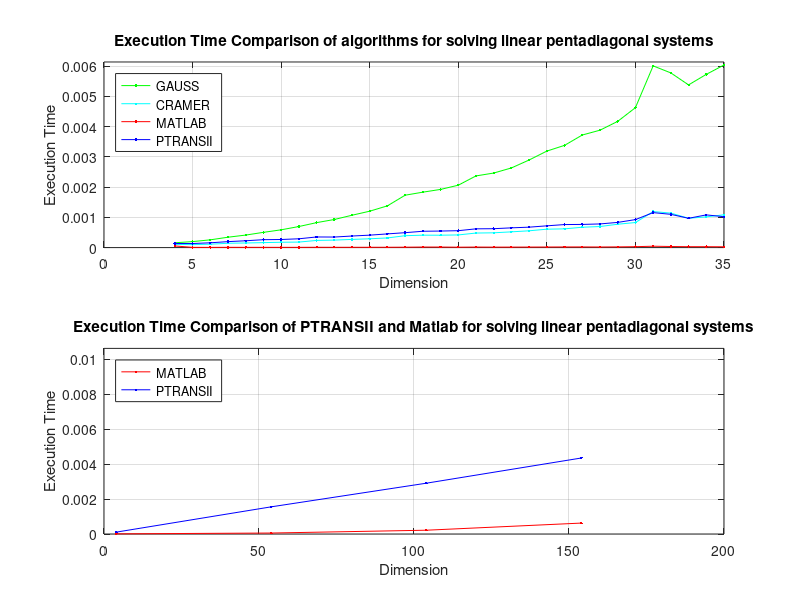

Reproduce this figure in MATLAB.
function erg1_18
clc;
n1=35;
n2=200;

fprintf("\nIMPLEMENTATION OF THE FIRST STUDY EXPERIMENT TO SOLVE RANDOM PENTADIAGONAL LINEAR SYSTEMS...\n");
t_start1=tic;
Np=4:n1;
[~,cols]=size(Np);

sum_tM=zeros(1,cols); avg_tM=zeros(1,cols);
sum_tG=zeros(1,cols); avg_tG=zeros(1,cols);
sum_tC=zeros(1,cols); avg_tC=zeros(1,cols);
sum_tP=zeros(1,cols); avg_tP=zeros(1,cols);

for n=4:n1
   k=n-3;
for l=1:10


e = round(10*rand(1,n-2))+1;
c = round(10*rand(1,n-1))+1;
d = round(10*rand(1,n))+1;
a = round(10*rand(1,n-1))+1;
b = round(10*rand(1,n-2))+1;

p=pentadiagonal(e,c,d,a,b);

y = round(100*rand(1,n)) + 1;

z = y';

tic;xM=(p\z)'; tM=toc;
sum_tM(k)= sum_tM(k)+tM;

tic;xP=PTRANSII(n,e,c,d,a,b,y); tP=toc;
sum_tP(k)= sum_tP(k)+tP;

tic;xC=cramer(p,z)'; tC=toc;
sum_tC(k)= sum_tC(k)+tC;

tic;xG= gaussianElimination(p,z)'; tG=toc;
sum_tG(k)= sum_tG(k)+tG;

end

avg_tM(k)=sum_tM(k)/l;
avg_tP(k)=sum_tP(k)/l;
avg_tC(k)=sum_tC(k)/l;
avg_tG(k)=sum_tG(k)/l;

% fprintf("\nDIMENSION %d\n",n); //If uncommented, the average execution time is printed for every dimension 
% fprintf("THE AVERAGE RESOLUTION TIME OF THE 5-DIAG SYSTEM WITH GAUSSIAN ELIMINATION IS:  %12.10f\n", avg_tG(k));
% fprintf("THE AVERAGE RESOLUTION TIME OF THE 5-DIAG SYSTEM WITH CRAMER IS:  %12.10f\n", avg_tC(k));
% fprintf("THE AVERAGE RESOLUTION TIME OF THE 5-DIAG SYSTEM WITH MATLAB IS:  %12.10f\n", avg_tM(k));
% fprintf("THE AVERAGE RESOLUTION TIME OF THE 5-DIAG SYSTEM WITH PTRANSII IS:  %12.10f\n", avg_tP(k));

end
t1=toc(t_start1);
subplot(2,1,1);
plot(Np,avg_tG,'g.-');hold on; grid on;
plot(Np,avg_tC,'c.-');
plot(Np,avg_tM,'r.-');
plot(Np,avg_tP,'b.-');
axis([0,n1,0,avg_tG(k)+10^-4]);

title('Execution Time Comparison of algorithms for solving linear pentadiagonal systems');
xlabel('Dimension');
ylabel('Execution Time');
legend('GAUSS', 'CRAMER', 'MATLAB', 'PTRANSII','Location','northwest');
hold off;
fprintf("\nTHE IMPLEMENTATION OF THE FIRST STUDY EXPERIMENT IS FINISHED AND THE RESULTS CAN BE SEEN IN THE FIGURE.\n");
fprintf("Execution Time of the first experiment: %12.10f\n",t1);
pause(1);
fprintf("\nIMPLEMENTATION OF THE SECOND STUDY EXPERIMENT TO SOLVE RANDOM PENTADIAGONAL LINEAR SYSTEMS...\n");

Np=4:50:n2;
[~,cols]=size(Np);
sum2_tM=zeros(1,cols); avg2_tM=zeros(1,cols);
sum2_tP=zeros(1,cols); avg2_tP=zeros(1,cols);

t_start2=tic;
for n=4:50:n2
    q=((n-4)/50)+1;
for l=1:10

e = round(10*rand(1,n-2))+1;
c = round(10*rand(1,n-1))+1;
d = round(10*rand(1,n))+1;
a = round(10*rand(1,n-1))+1;
b = round(10*rand(1,n-2))+1;

p=pentadiagonal(e,c,d,a,b);

y = round(100*rand(1,n)) + 1;

z=y';

tic;xM=(p\z)'; tM=toc;
sum2_tM(q)= sum2_tM(q)+tM;

tic;xP=PTRANSII(n,e,c,d,a,b,y); tP=toc;
sum2_tP(q)= sum2_tP(q)+tP;
%xN=norm(xM-xP); disp("xN= "+xN);

end

avg2_tM(q)=sum2_tM(q)/l;
avg2_tP(q)=sum2_tP(q)/l;

% fprintf("\nDIMENSION: %d\n",n); //If uncommented, the average execution time is printed for every dimension 
% fprintf("THE AVERAGE RESOLUTION TIME OF THE 5-DIAG SYSTEM WITH MATLAB IS:  %12.10f\n", avg2_tM(q));
% fprintf("THE AVERAGE RESOLUTION TIME OF THE 5-DIAG SYSTEM WITH PTRANSII IS:  %12.10f\n", avg2_tP(q));


end
t2=toc(t_start2);
subplot(2,1,2);
plot(Np, avg2_tM, 'r.-'); hold on; grid on;
plot(Np,avg2_tP, 'b.-');
axis([0,n2,0,avg2_tM(q)+0.01]);

title('Execution Time Comparison of PTRANSII and Matlab for solving linear pentadiagonal systems');
xlabel('Dimension');
ylabel('Execution Time');
legend('MATLAB', 'PTRANSII','Location','northwest');
hold off;
fprintf("\nTHE IMPLEMENTATION OF THE SECOND STUDY EXPERIMENT IS FINISHED AND THE RESULTS CAN BE SEEN IN THE SECOND FIGURE.\n");
fprintf("Execution Time of the second experiment: %12.10f\n",t2);
end
function p = pentadiagonal(e,c,d,a,b)

p = diag(e,-2)+diag(c,-1)+diag(d,0)+diag(a,1)+diag(b,2);

end

function [x,psi] = PTRANSII(n,e,c,d,a,b,y)
%clc;
e = [0 0 e];
c = [0 c];
a = [a 0];
b = [b 0 0];

psi(n)=d(n);
s(n)=c(n)/psi(n);
f(n)=e(n)/psi(n);
w(n)=y(n)/psi(n);
r(n-1)=a(n-1);
psi(n-1) = d(n-1) - (s(n)*r(n-1));
s(n-1) = (c(n-1)- (f(n)*r(n-1)))/psi(n-1); 
f(n-1) = e(n-1)/psi(n-1);  
w(n-1) = (y(n-1) - (w(n)*r(n-1)))/psi(n-1);

for i=n-2:-1:3
r(i)=a(i)-(s(i+2)*b(i));
psi(i)=d(i) - (f(i+2)*b(i)) - (s(i+1)*r(i));
s(i)=(c(i)-(f(i+1)*r(i)))/psi(i);
f(i)=e(i)/psi(i);
w(i)=(y(i)-(w(i+2)*b(i))-(w(i+1)*r(i)))/psi(i);
end

r(2)=a(2) - (s(4)*b(2));
psi(2)=d(2)-(f(4)*b(2))-(s(3)*r(2));
s(2)=(c(2)-(f(3)*r(2)))/psi(2);
r(1)=a(1)-(s(3)*b(1));
psi(1)=d(1)-(f(3)*b(1))-(s(2)*r(1));
w(2)=(y(2)-(w(4)*b(2))-(w(3)*r(2)))/psi(2);
w(1)=(y(1) -(w(3)*b(1))- (w(2)*r(1)))/psi(1);

x(1) = w(1);
x(2) = w(2) -(s(2)*x(1));

%disp("psi:"); //if uncommented, the psi is printed for every dimension(x10).
%disp(psi);

for i = 3:1:n
x(i) = w(i) - (s(i)*x(i-1)) - (f(i)*x(i-2));
end

%disp("x:"); //if uncommented, the x is printed for every dimension(x10). 
%disp(x);

end

function x = cramer(A,b)
	d = det(A); 
	x = zeros(size(b));
    for j = 1:size(b)
		x(j) = det([A(:,1:j-1) b A(:,j+1:end)]) / d;
    end
end

function x = gaussianElimination(A, b)

	[~, n] = size(A);
	Ag = [A b];
	
	for k = 1:n - 1
		[~, j] = max(abs(Ag(k:n, k)));
		C = Ag(k, :);
		Ag(k, :) = Ag(j + k - 1, :);
		Ag(j + k - 1, :) = C;
		if Ag(k, k) == 0
			error('Matrix A is singular');
		end
		for i = k + 1:n
			r = Ag(i, k) / Ag(k, k);
			Ag(i, k:n + 1) = Ag(i, k:n + 1) - r * Ag(k, k: n + 1);
		end
end
	
	x = zeros(n, 1);
	x(n) = Ag(n, n + 1) / Ag(n, n);
	for k = n - 1:-1:1
		x(k) = (Ag(k, n + 1) - Ag(k, k + 1:n) * x(k + 1:n)) / Ag(k, k);
	end
end
